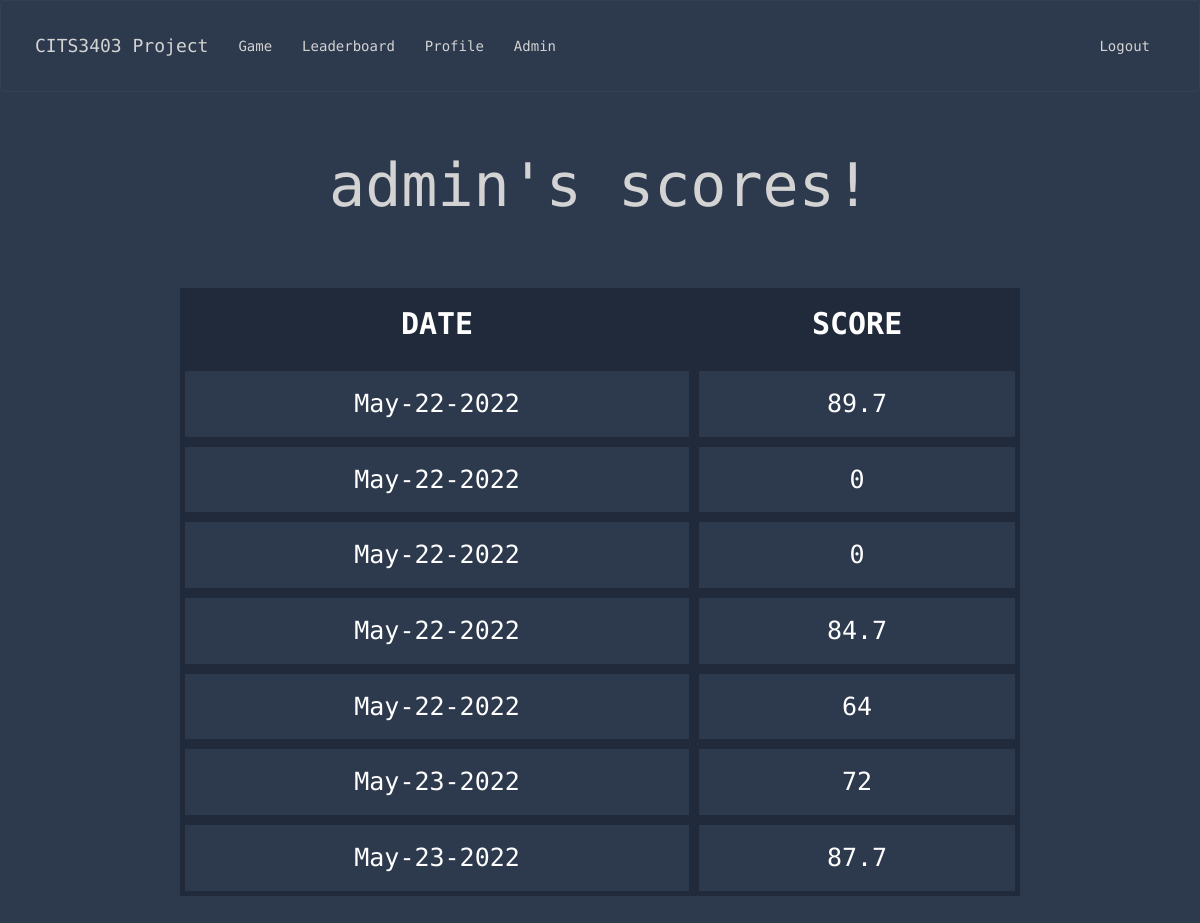
/user_stats (signed in), run on an earlier commit of the app's database.
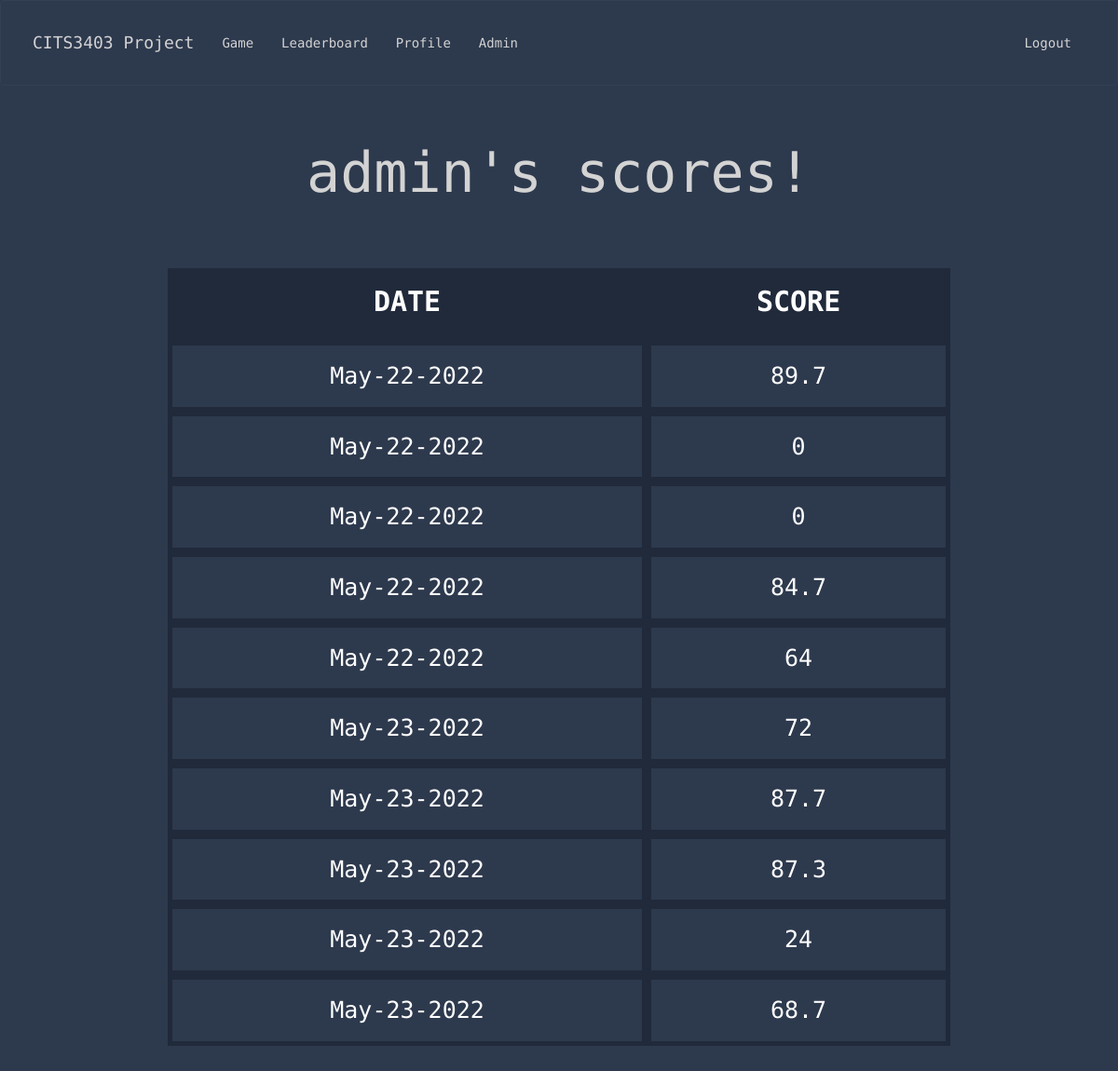
And on a later commit of the database.
### app/models.py (models this page shows, shortened)
class User(UserMixin, db.Model):
    id = db.Column(db.Integer, primary_key=True)
    username = db.Column(db.String(64), index=True, unique=True)
    email = db.Column(db.String(120), index=True, unique=True)
    password_hash = db.Column(db.String(128))
    user_stats = db.relationship('Score', backref='user', lazy=True)
    @login.user_loader
    def load_user(id):
        return User.query.get(int(id))

class Score(UserMixin, db.Model):
    id = db.Column(db.Integer, primary_key=True)
    user_score = db.Column(db.Integer)
    user_id = db.Column(db.Integer, db.ForeignKey("user.id"))
    today = date.today()
    format_date = today.strftime("%b-%d-%Y") #strips minutes, formats the date eg May-16-2022
    date = db.Column(db.String, default=format_date)

### app/routes.py (the view)
@app.route('/user_stats')
def user_stats():
    if current_user.is_authenticated: #Show list of stats associated with user IF logged in
        user_id = current_user.id
        my_scores = Score.query.filter_by(user_id=user_id)
        return render_template('user.html', user=my_scores, title="Profile")
    return render_template('user.html', title='Profile')

### app/templates/user.html
{% extends "base.html" %}
{% block content %}
    <h1>{{ current_user.username }}'s scores! </h1>
   <table id="myTable" class="tablesorter">
    <thead>
        <tr>
            <th> DATE </th>
            <th> SCORE </th>
        </tr>
    </thead>
    <tbody>
        {% for user in user %}
            <tr>
                <td> {{ user.date }} </td>
                <td> {{ user.user_score }} </td>
            </tr>
        {% endfor %}
    </tbody>
</table>
</body>
{% endblock %}

### app/templates/base.html (shortened to what this page needs)
{% extends 'bootstrap/base.html' %}
{% block styles %}
{{ super() }}
<head>
<link rel="stylesheet" href="{{ url_for('static', filename='css/stylesheet.css') }}">
</head>
{% endblock %}
{% block navbar %}
<nav class="navbar navbar-default">
    <div class="container">
        <div class="navbar-header">
            <a class="navbar-brand" href="{{ url_for('index') }}">CITS3403 Project</a>
        </div>
        <div class="collapse navbar-collapse" id="bs-example-navbar-collapse-1">
            <ul class="nav navbar-nav navbar-left">
                {% if current_user.is_anonymous %}
                <li><a href="{{ url_for('game') }}">Game</a></li>
                <li><a href="{{ url_for('leaderboard') }}">Leaderboard</a></li>
                {% else %}
                <li><a href="{{ url_for('game') }}">Game</a></li>
                <li><a href="{{ url_for('leaderboard') }}">Leaderboard</a></li>
                <li><a href="{{ url_for('user_stats') }}">Profile</a></li>
                <li><a href="{{ url_for('admin') }}">Admin</a></li>
                {% endif %}
            </ul>
            <ul class="nav navbar-nav navbar-right">
                {% if current_user.is_anonymous %}
                <li><a href="{{ url_for('login') }}">Login</a></li>
                <li><a href="{{ url_for('register') }}">Register</a></li>
                {% else %}
                <li><a href="{{ url_for('logout') }}">Logout</a></li>
                {% endif %}
            </ul>
        </div>
    </div>
</nav>
{% endblock %}

### app/static/css/stylesheet.css (style rules this page uses)
head,body { text-align: center; padding-bottom: 50px; }
h1 { padding: 40px; font-size: 60px; }
ul { display: inline-block; text-align: left; list-style-type: square; }
.container { font-family: 'Source Code Pro', monospace; padding:20px; }
body { background: #2d394d; color: lightgrey; }
.center, h1 { text-align: center; font-family: 'Source Code Pro', monospace; }
a { color: lightgrey !important; }
.navbar-default { background: #2d394d; border-color: #323f56; font-family: 'Source Code Pro', monospace; }
table { border-collapse: separate; font-size: 25px; width: 70%; margin-left: auto; margin-right: auto; margin-top: 30px; font-family: 'Source Code Pro', monospace; }
th, td { border: 5px solid #202a3b; padding: 15px; text-align: center; color: white; margin: none; }
th { font-size: 30px; border-top: none; font-weight: bold; background-color: #202a3b; }

What changed in the data, as far as the page shows it:
added Score: date "May-23-2022", user_score "87.3"
added Score: date "May-23-2022", user_score "24"
added Score: date "May-23-2022", user_score "68.7"
